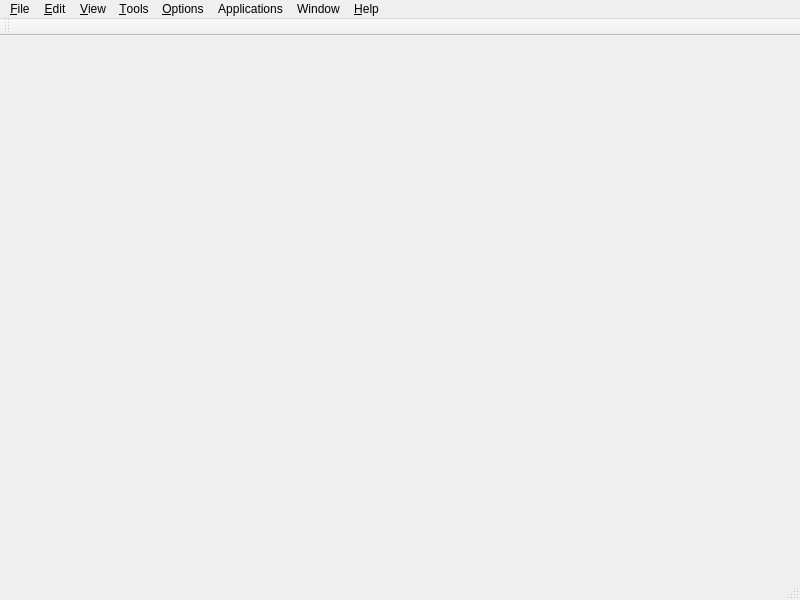
<?xml version="1.0" encoding="UTF-8"?>
<ui version="4.0">
 <class>MainWindow</class>
 <widget class="QMainWindow" name="MainWindow">
  <property name="geometry">
   <rect>
    <x>0</x>
    <y>0</y>
    <width>800</width>
    <height>600</height>
   </rect>
  </property>
  <property name="font">
   <font>
    <family>Arial</family>
   </font>
  </property>
  <property name="windowTitle">
   <string>1.0</string>
  </property>
  <property name="iconSize">
   <size>
    <width>32</width>
    <height>32</height>
   </size>
  </property>
  <property name="toolButtonStyle">
   <enum>Qt::ToolButtonIconOnly</enum>
  </property>
  <property name="dockOptions">
   <set>QMainWindow::AllowTabbedDocks|QMainWindow::AnimatedDocks</set>
  </property>
  <widget class="QWidget" name="centralwidget"/>
  <widget class="QMenuBar" name="menubar">
   <property name="geometry">
    <rect>
     <x>0</x>
     <y>0</y>
     <width>800</width>
     <height>22</height>
    </rect>
   </property>
   <widget class="QMenu" name="menuFile">
    <property name="title">
     <string>&amp;File</string>
    </property>
    <widget class="QMenu" name="menuTrace_Project">
     <property name="title">
      <string>Trace Project</string>
     </property>
     <addaction name="actionLoad"/>
     <addaction name="actionLoad_from_a_file"/>
     <addaction name="actionSave"/>
     <addaction name="actionSave_As"/>
     <addaction name="actionAdd_Reference"/>
    </widget>
    <widget class="QMenu" name="menuLoad_into">
     <property name="title">
      <string>Expand current</string>
     </property>
     <addaction name="actionAddMask"/>
     <addaction name="actionAddNeuron_Network"/>
     <addaction name="actionTracing_result"/>
     <addaction name="actionV3D_Apo"/>
     <addaction name="actionJSON_Point_List"/>
    </widget>
    <widget class="QMenu" name="menuImport">
     <property name="title">
      <string>Import</string>
     </property>
     <addaction name="actionImage_Sequence"/>
     <addaction name="actionSparse_objects"/>
     <addaction name="actionTiles2"/>
    </widget>
    <widget class="QMenu" name="menuExport">
     <property name="title">
      <string>Export</string>
     </property>
     <addaction name="actionMask"/>
     <addaction name="actionSWC_Rescaling"/>
    </widget>
    <widget class="QMenu" name="menuOpen_Recent">
     <property name="statusTip">
      <string>Open a recently visited file</string>
     </property>
     <property name="title">
      <string>Open Recent</string>
     </property>
    </widget>
    <addaction name="actionNewProject"/>
    <addaction name="actionTiles"/>
    <addaction name="separator"/>
    <addaction name="actionOpen"/>
    <addaction name="actionAddSWC"/>
    <addaction name="menuOpen_Recent"/>
    <addaction name="menuLoad_into"/>
    <addaction name="menuTrace_Project"/>
    <addaction name="menuImport"/>
    <addaction name="separator"/>
    <addaction name="actionSave_Stack"/>
    <addaction name="actionSave_SWC"/>
    <addaction name="menuExport"/>
   </widget>
   <widget class="QMenu" name="menuEdit">
    <property name="title">
     <string>&amp;Edit</string>
    </property>
   </widget>
   <widget class="QMenu" name="menuView">
    <property name="title">
     <string>&amp;View</string>
    </property>
    <widget class="QMenu" name="menuAdjust">
     <property name="statusTip">
      <string>Show Brightness/Contrast adjustment dialog</string>
     </property>
     <property name="title">
      <string>Adjust</string>
     </property>
     <addaction name="actionBrightnessContrast"/>
     <addaction name="actionPen_Width_for_SWC_Display"/>
    </widget>
    <addaction name="actionNormal"/>
    <addaction name="actionProject"/>
    <addaction name="action3DView"/>
    <addaction name="actionOpen_3D_View_Without_Volume"/>
    <addaction name="menuAdjust"/>
    <addaction name="separator"/>
    <addaction name="actionAutosaved_Files"/>
   </widget>
   <widget class="QMenu" name="menuTools">
    <property name="title">
     <string>&amp;Tools</string>
    </property>
    <widget class="QMenu" name="menuProcess">
     <property name="title">
      <string>Process</string>
     </property>
     <widget class="QMenu" name="menuSegmentation">
      <property name="title">
       <string>Segmentation</string>
      </property>
      <addaction name="actionWatershed"/>
      <addaction name="actionConnected_Threshold"/>
     </widget>
     <widget class="QMenu" name="menuEdge_Detection">
      <property name="title">
       <string>Edge Detection</string>
      </property>
      <addaction name="actionCanny_Edge"/>
      <addaction name="actionEnhance_Line"/>
     </widget>
     <widget class="QMenu" name="menuBinary_Morphology">
      <property name="title">
       <string>Binary Morphology</string>
      </property>
      <addaction name="actionDilate"/>
      <addaction name="actionErode"/>
      <addaction name="actionSolidify"/>
      <addaction name="actionDistance_Map"/>
      <addaction name="actionSurface_detection"/>
      <addaction name="actionShortest_Path_Flow"/>
      <addaction name="actionExpand_Region"/>
      <addaction name="actionMorphological_Thinning"/>
     </widget>
     <widget class="QMenu" name="menuFilter">
      <property name="title">
       <string>Filter</string>
      </property>
      <addaction name="actionMedian_Filter"/>
      <addaction name="actionAnisotropic_Diffusion"/>
      <addaction name="actionMexican_Hat"/>
     </widget>
     <addaction name="actionBinarize"/>
     <addaction name="actionUpdate"/>
     <addaction name="actionExtract_Channel"/>
     <addaction name="actionSubtract_Background"/>
     <addaction name="actionUp_Down_Flip"/>
     <addaction name="menuFilter"/>
     <addaction name="menuBinary_Morphology"/>
     <addaction name="menuSegmentation"/>
     <addaction name="menuEdge_Detection"/>
    </widget>
    <widget class="QMenu" name="menuTrace">
     <property name="title">
      <string>Trace</string>
     </property>
     <addaction name="actionDisable"/>
     <addaction name="actionFit_Segment"/>
     <addaction name="actionTrace_Tube"/>
     <addaction name="actionAutomatic"/>
     <addaction name="actionAutomatic_Axon"/>
     <addaction name="actionFrom_SWC"/>
     <addaction name="actionTree_Preview"/>
     <addaction name="separator"/>
     <addaction name="actionBinary_SWC"/>
    </widget>
    <widget class="QMenu" name="menuTube">
     <property name="title">
      <string>Tube</string>
     </property>
     <addaction name="actionRefine_Ends"/>
     <addaction name="actionMerge"/>
     <addaction name="actionAutoMerge"/>
     <addaction name="actionRemove_Small"/>
    </widget>
    <widget class="QMenu" name="menuPuncta">
     <property name="title">
      <string>Puncta</string>
     </property>
     <addaction name="actionDisable_Mark_Puncta"/>
     <addaction name="actionMark_Puncta"/>
    </widget>
    <widget class="QMenu" name="menuSwc">
     <property name="title">
      <string>Swc</string>
     </property>
     <addaction name="actionEdit_Swc"/>
     <addaction name="actionRescale_Swc"/>
    </widget>
    <widget class="QMenu" name="menuQuery">
     <property name="title">
      <string>Query</string>
     </property>
     <addaction name="actionPixel"/>
     <addaction name="actionPosition"/>
    </widget>
    <widget class="QMenu" name="menuDiagnose">
     <property name="title">
      <string>Diagnose</string>
     </property>
     <addaction name="actionTrace_Mask"/>
     <addaction name="actionSeed_Mask"/>
     <addaction name="actionSWC_Edit_Stat"/>
    </widget>
    <addaction name="actionInvert"/>
    <addaction name="actionMake_Projection"/>
    <addaction name="actionMask_SWC"/>
    <addaction name="menuTrace"/>
    <addaction name="menuProcess"/>
    <addaction name="menuTube"/>
    <addaction name="menuPuncta"/>
    <addaction name="menuSwc"/>
    <addaction name="menuQuery"/>
    <addaction name="separator"/>
    <addaction name="actionTile_Manager_2"/>
    <addaction name="separator"/>
    <addaction name="menuDiagnose"/>
   </widget>
   <widget class="QMenu" name="menuOptions">
    <property name="title">
     <string>&amp;Options</string>
    </property>
    <addaction name="actionUpdate_Configuration"/>
   </widget>
   <widget class="QMenu" name="menuHelp">
    <property name="title">
     <string>&amp;Help</string>
    </property>
    <addaction name="actionAbout_iTube"/>
    <addaction name="actionShortcut"/>
    <addaction name="separator"/>
    <addaction name="actionDiagnosis"/>
   </widget>
   <widget class="QMenu" name="menuApplications">
    <property name="title">
     <string>Applications</string>
    </property>
    <widget class="QMenu" name="menuFLy_EM">
     <property name="title">
      <string>FLy EM</string>
     </property>
     <widget class="QMenu" name="menuFlyEmOpen">
      <property name="title">
       <string>Import</string>
      </property>
      <addaction name="actionImportFlyEmDatabase"/>
      <addaction name="actionDVID_Bundle"/>
      <addaction name="separator"/>
      <addaction name="actionAddFlyEmNeuron_Network"/>
      <addaction name="actionSynapse_Annotation"/>
      <addaction name="actionImportMask"/>
      <addaction name="actionImportSegmentation"/>
      <addaction name="actionAxon_Export"/>
      <addaction name="actionVolume_field"/>
      <addaction name="actionThumbnails_2"/>
      <addaction name="actionHDF5_Body"/>
      <addaction name="actionImportBoundBox"/>
      <addaction name="actionImportSeeds"/>
      <addaction name="actionImport_Sparsevol_Json"/>
     </widget>
     <widget class="QMenu" name="menuQuality_Control">
      <property name="title">
       <string>Quality Control</string>
      </property>
      <widget class="QMenu" name="menuError_Classification">
       <property name="title">
        <string>Error Classification</string>
       </property>
       <addaction name="actionErrorClassifcationTrain"/>
       <addaction name="actionErrorClassifcationEvaluate"/>
       <addaction name="actionErrorClassifcationPredict"/>
       <addaction name="actionErrorClassifcationComputeFeatures"/>
      </widget>
      <addaction name="menuError_Classification"/>
      <addaction name="actionFlyEmSelect"/>
      <addaction name="actionFlyEmSelect_connection"/>
      <addaction name="actionFlyEmGrow"/>
      <addaction name="actionCompare"/>
      <addaction name="actionClear_Decoration"/>
      <addaction name="actionExtract_body"/>
      <addaction name="actionLoop_Analysis"/>
      <addaction name="actionIdentify_Hot_Spot"/>
      <addaction name="actionBody_Touching_Analysis"/>
     </widget>
     <widget class="QMenu" name="menuTEM_Paper">
      <property name="title">
       <string>TEM Paper</string>
      </property>
      <addaction name="actionTem_Paper_Volume_Rendering"/>
      <addaction name="actionTem_Paper_Neuron_Type_Figure"/>
      <addaction name="actionMake_Movie"/>
      <addaction name="actionLoad_Data_Bundle"/>
      <addaction name="separator"/>
      <addaction name="actionShape_Matching"/>
     </widget>
     <widget class="QMenu" name="menuStatistics">
      <property name="title">
       <string>Statistics</string>
      </property>
      <addaction name="actionSynapse"/>
      <addaction name="actionSimilarity_Matrix"/>
      <addaction name="actionDendrogram"/>
      <addaction name="actionAssign_Clustering"/>
      <addaction name="actionMorphological_Features"/>
      <addaction name="actionFeature_Selection"/>
     </widget>
     <widget class="QMenu" name="menuDVID">
      <property name="title">
       <string>DVID</string>
      </property>
      <addaction name="actionGet_Grayscale"/>
      <addaction name="actionHot_Spot_Demo"/>
      <addaction name="actionSubmit_Skeletonize"/>
      <addaction name="actionLoad_Body_with_Grayscale"/>
      <addaction name="actionLoad_Large_Body"/>
      <addaction name="actionUpdate_Skeletons"/>
      <addaction name="actionCreate_Databundle"/>
      <addaction name="actionOperateDvid"/>
      <addaction name="actionGenerate_Local_Grayscale"/>
      <addaction name="actionUpload_Annotations"/>
     </widget>
     <widget class="QMenu" name="menuExport_2">
      <property name="title">
       <string>Export</string>
      </property>
      <addaction name="actionBundle"/>
      <addaction name="actionThumbnails"/>
      <addaction name="separator"/>
      <addaction name="actionOne_Column"/>
     </widget>
     <widget class="QMenu" name="menuSegmentation_2">
      <property name="title">
       <string>Segmentation</string>
      </property>
      <addaction name="actionSplit_Region"/>
      <addaction name="actionView_Labeled_Regions"/>
      <addaction name="actionCreate_ROI"/>
      <addaction name="actionExport_Segmentation_Result"/>
      <addaction name="actionHierarchical_Split"/>
      <addaction name="actionSegmentation_Project"/>
     </widget>
     <widget class="QMenu" name="menuNew">
      <property name="title">
       <string>New</string>
      </property>
      <addaction name="actionBody_Split_Project"/>
     </widget>
     <widget class="QMenu" name="menuProject">
      <property name="title">
       <string>Project</string>
      </property>
      <addaction name="actionFlyEmROI"/>
      <addaction name="actionMerge_Body_Project"/>
      <addaction name="actionProof"/>
     </widget>
     <widget class="QMenu" name="menuHackathon">
      <property name="title">
       <string>Hackathon</string>
      </property>
      <addaction name="actionHackathonConfigure"/>
      <addaction name="actionLoad_Named_Bodies"/>
      <addaction name="actionHackathonSimmat"/>
      <addaction name="actionHackathonEvaluate"/>
     </widget>
     <widget class="QMenu" name="menuSeven_Column">
      <property name="title">
       <string>Seven Column</string>
      </property>
      <addaction name="actionNeuroMorpho"/>
     </widget>
     <addaction name="menuNew"/>
     <addaction name="menuFlyEmOpen"/>
     <addaction name="menuExport_2"/>
     <addaction name="menuQuality_Control"/>
     <addaction name="actionFlyEmClone"/>
     <addaction name="menuStatistics"/>
     <addaction name="menuDVID"/>
     <addaction name="menuSegmentation_2"/>
     <addaction name="actionSkeletonization"/>
     <addaction name="actionExtract_Neuron"/>
     <addaction name="menuProject"/>
     <addaction name="actionSplit_Body"/>
     <addaction name="separator"/>
     <addaction name="menuHackathon"/>
     <addaction name="menuTEM_Paper"/>
     <addaction name="menuSeven_Column"/>
     <addaction name="separator"/>
     <addaction name="actionFlyEmSettings"/>
    </widget>
    <widget class="QMenu" name="menuBiocytin">
     <property name="title">
      <string>Biocytin</string>
     </property>
     <addaction name="actionGenerate_Mask"/>
     <addaction name="actionBigNeuron_Trace"/>
    </widget>
    <addaction name="menuFLy_EM"/>
    <addaction name="menuBiocytin"/>
   </widget>
   <widget class="QMenu" name="menuWindow">
    <property name="title">
     <string>Window</string>
    </property>
    <addaction name="actionStack_Window"/>
    <addaction name="actionProject_Window"/>
    <addaction name="action3D_Window"/>
   </widget>
   <addaction name="menuFile"/>
   <addaction name="menuEdit"/>
   <addaction name="menuView"/>
   <addaction name="menuTools"/>
   <addaction name="menuOptions"/>
   <addaction name="menuApplications"/>
   <addaction name="menuWindow"/>
   <addaction name="menuHelp"/>
  </widget>
  <widget class="QStatusBar" name="statusbar"/>
  <widget class="QToolBar" name="toolBar">
   <property name="windowTitle">
    <string>toolBar</string>
   </property>
   <property name="iconSize">
    <size>
     <width>24</width>
     <height>24</height>
    </size>
   </property>
   <attribute name="toolBarArea">
    <enum>TopToolBarArea</enum>
   </attribute>
   <attribute name="toolBarBreak">
    <bool>false</bool>
   </attribute>
  </widget>
  <action name="actionOpen">
   <property name="icon">
    <iconset resource="gui.qrc">
     <normaloff>:/images/open.png</normaloff>:/images/open.png</iconset>
   </property>
   <property name="text">
    <string>Open</string>
   </property>
   <property name="toolTip">
    <string>Open a file</string>
   </property>
   <property name="statusTip">
    <string>Open a file (.tif, .lsm or .swc)</string>
   </property>
   <property name="shortcut">
    <string>Ctrl+O</string>
   </property>
  </action>
  <action name="actionBinarize">
   <property name="text">
    <string>Binarize</string>
   </property>
   <property name="statusTip">
    <string>Binarize current stack</string>
   </property>
  </action>
  <action name="actionSolidify">
   <property name="text">
    <string>Solidify</string>
   </property>
   <property name="statusTip">
    <string>Solidify current stack</string>
   </property>
  </action>
  <action name="actionEnhance_Line">
   <property name="text">
    <string>Enhance Line</string>
   </property>
   <property name="statusTip">
    <string>Enhance line structure in current stack</string>
   </property>
  </action>
  <action name="actionDisable">
   <property name="checkable">
    <bool>true</bool>
   </property>
   <property name="icon">
    <iconset resource="gui.qrc">
     <normaloff>:/images/notrace.png</normaloff>:/images/notrace.png</iconset>
   </property>
   <property name="text">
    <string>Disable</string>
   </property>
   <property name="statusTip">
    <string>Disable interactive tracing activity</string>
   </property>
  </action>
  <action name="actionFit_Segment">
   <property name="checkable">
    <bool>true</bool>
   </property>
   <property name="icon">
    <iconset resource="gui.qrc">
     <normaloff>:/images/fitseg.png</normaloff>:/images/fitseg.png</iconset>
   </property>
   <property name="text">
    <string>Fit Segment</string>
   </property>
   <property name="statusTip">
    <string>Only fit a short segment</string>
   </property>
  </action>
  <action name="actionAutomatic">
   <property name="icon">
    <iconset resource="gui.qrc">
     <normaloff>:/images/autotrace.png</normaloff>:/images/autotrace.png</iconset>
   </property>
   <property name="text">
    <string>Automatic</string>
   </property>
   <property name="toolTip">
    <string>Automated tracing</string>
   </property>
   <property name="statusTip">
    <string>Fully automated tracing</string>
   </property>
  </action>
  <action name="actionTrace_Tube">
   <property name="checkable">
    <bool>true</bool>
   </property>
   <property name="checked">
    <bool>true</bool>
   </property>
   <property name="icon">
    <iconset resource="gui.qrc">
     <normaloff>:/images/tracetube.png</normaloff>:/images/tracetube.png</iconset>
   </property>
   <property name="text">
    <string>Trace A Branch</string>
   </property>
   <property name="statusTip">
    <string>Activiate the function of tracing a branch with mouse click</string>
   </property>
  </action>
  <action name="actionUpdate">
   <property name="text">
    <string>Update</string>
   </property>
   <property name="shortcut">
    <string>Ctrl+U</string>
   </property>
  </action>
  <action name="actionRefine_Ends">
   <property name="text">
    <string>Refine Ends</string>
   </property>
  </action>
  <action name="actionNormal">
   <property name="checkable">
    <bool>true</bool>
   </property>
   <property name="checked">
    <bool>true</bool>
   </property>
   <property name="text">
    <string>Normal</string>
   </property>
  </action>
  <action name="actionProject">
   <property name="checkable">
    <bool>true</bool>
   </property>
   <property name="text">
    <string>Z Project</string>
   </property>
   <property name="visible">
    <bool>true</bool>
   </property>
  </action>
  <action name="action3DView">
   <property name="checkable">
    <bool>false</bool>
   </property>
   <property name="text">
    <string>3D View</string>
   </property>
   <property name="visible">
    <bool>true</bool>
   </property>
  </action>
  <action name="actionBrightnessContrast">
   <property name="icon">
    <iconset resource="gui.qrc">
     <normaloff>:/images/bc.png</normaloff>:/images/bc.png</iconset>
   </property>
   <property name="text">
    <string>Brightness/Contrast</string>
   </property>
  </action>
  <action name="actionAbout_iTube">
   <property name="text">
    <string>About</string>
   </property>
   <property name="menuRole">
    <enum>QAction::AboutRole</enum>
   </property>
  </action>
  <action name="actionManual">
   <property name="text">
    <string>Manual</string>
   </property>
  </action>
  <action name="actionMerge">
   <property name="text">
    <string>Merge</string>
   </property>
   <property name="visible">
    <bool>false</bool>
   </property>
  </action>
  <action name="actionLoad">
   <property name="text">
    <string>Load</string>
   </property>
  </action>
  <action name="actionLoad_from_a_file">
   <property name="text">
    <string>Load From A File</string>
   </property>
  </action>
  <action name="actionSave">
   <property name="text">
    <string>Save</string>
   </property>
   <property name="toolTip">
    <string>Save project</string>
   </property>
   <property name="shortcut">
    <string/>
   </property>
  </action>
  <action name="actionSave_As">
   <property name="text">
    <string>Save As</string>
   </property>
  </action>
  <action name="actionAdd_Reference">
   <property name="text">
    <string>Add Reference</string>
   </property>
  </action>
  <action name="actionFrom_SWC">
   <property name="text">
    <string>From SWC</string>
   </property>
  </action>
  <action name="actionTree_Preview">
   <property name="checkable">
    <bool>true</bool>
   </property>
   <property name="icon">
    <iconset resource="gui.qrc">
     <normaloff>:/images/swcpreview.png</normaloff>:/images/swcpreview.png</iconset>
   </property>
   <property name="text">
    <string>Tree Preview</string>
   </property>
  </action>
  <action name="actionAutoMerge">
   <property name="text">
    <string>Merge</string>
   </property>
   <property name="toolTip">
    <string>Merge tubes automatically</string>
   </property>
   <property name="statusTip">
    <string>Merge tubes automatically</string>
   </property>
  </action>
  <action name="actionExtract_Channel">
   <property name="text">
    <string>Extract Channel</string>
   </property>
  </action>
  <action name="actionSave_Stack">
   <property name="text">
    <string>Save Stack</string>
   </property>
  </action>
  <action name="actionMark_Puncta">
   <property name="checkable">
    <bool>true</bool>
   </property>
   <property name="checked">
    <bool>false</bool>
   </property>
   <property name="text">
    <string>Mark Puncta</string>
   </property>
   <property name="toolTip">
    <string>Mark Puncta</string>
   </property>
  </action>
  <action name="actionDisable_Mark_Puncta">
   <property name="checkable">
    <bool>true</bool>
   </property>
   <property name="checked">
    <bool>true</bool>
   </property>
   <property name="text">
    <string>Disable Mark Puncta</string>
   </property>
   <property name="toolTip">
    <string>Disable Mark Puncta</string>
   </property>
  </action>
  <action name="actionAuto_Detect_Puncta">
   <property name="text">
    <string>Auto Detect</string>
   </property>
   <property name="toolTip">
    <string>Auto Detect Puncta</string>
   </property>
  </action>
  <action name="actionWatershed">
   <property name="text">
    <string>Watershed</string>
   </property>
  </action>
  <action name="actionConnected_Threshold">
   <property name="text">
    <string>Connected Threshold</string>
   </property>
  </action>
  <action name="actionCanny_Edge">
   <property name="text">
    <string>Canny Edge</string>
   </property>
  </action>
  <action name="actionDilate">
   <property name="text">
    <string>Dilate</string>
   </property>
  </action>
  <action name="actionErode">
   <property name="text">
    <string>Erode</string>
   </property>
  </action>
  <action name="actionMedian_Filter">
   <property name="text">
    <string>Median Filter</string>
   </property>
  </action>
  <action name="actionAnisotropic_Diffusion">
   <property name="text">
    <string>Anisotropic Diffusion</string>
   </property>
  </action>
  <action name="actionRemove_Small">
   <property name="text">
    <string>Remove Small...</string>
   </property>
   <property name="toolTip">
    <string>Remove Small Tube</string>
   </property>
  </action>
  <action name="actionEdit_Swc">
   <property name="text">
    <string>Edit Swc...</string>
   </property>
   <property name="toolTip">
    <string>Edit Swc Dialog</string>
   </property>
  </action>
  <action name="actionRescale_Swc">
   <property name="text">
    <string>Rescale Swc...</string>
   </property>
  </action>
  <action name="actionAutomatic_Axon">
   <property name="text">
    <string>Automatic Axon</string>
   </property>
  </action>
  <action name="actionDistance_Map">
   <property name="text">
    <string>Distance Map</string>
   </property>
  </action>
  <action name="action2D_Distance_Map">
   <property name="text">
    <string>2D Distance Map</string>
   </property>
  </action>
  <action name="actionShortest_Path_Flow">
   <property name="text">
    <string>Shortest Path Flow</string>
   </property>
  </action>
  <action name="actionExpand_Region">
   <property name="text">
    <string>Expand Region</string>
   </property>
  </action>
  <action name="actionExtract_Neuron">
   <property name="text">
    <string>Extract Neuron</string>
   </property>
  </action>
  <action name="actionSkeletonization">
   <property name="text">
    <string>Skeletonize</string>
   </property>
  </action>
  <action name="actionPixel">
   <property name="text">
    <string>Pixel</string>
   </property>
  </action>
  <action name="actionImport_Network">
   <property name="text">
    <string>Import Network</string>
   </property>
  </action>
  <action name="actionImage_Stack">
   <property name="text">
    <string>Image/Stack</string>
   </property>
  </action>
  <action name="actionSWC">
   <property name="text">
    <string>SWC</string>
   </property>
  </action>
  <action name="actionNeuron_Network">
   <property name="text">
    <string>Neuron Network</string>
   </property>
  </action>
  <action name="actionAddFlyEmNeuron_Network">
   <property name="text">
    <string>Neuron Network</string>
   </property>
  </action>
  <action name="actionSynapse_Annotation">
   <property name="text">
    <string>Synapse Annotation</string>
   </property>
  </action>
  <action name="actionAddSWC">
   <property name="text">
    <string>Load SWC</string>
   </property>
   <property name="shortcut">
    <string>Ctrl+T</string>
   </property>
  </action>
  <action name="actionAddNeuron_Network">
   <property name="text">
    <string>Neuron Network</string>
   </property>
  </action>
  <action name="actionV3D_Apo">
   <property name="text">
    <string>V3D Apo</string>
   </property>
  </action>
  <action name="actionV3D_Marker">
   <property name="text">
    <string>V3D Marker</string>
   </property>
  </action>
  <action name="actionExport">
   <property name="text">
    <string>Export</string>
   </property>
  </action>
  <action name="actionImage_Sequence">
   <property name="text">
    <string>Image Sequence</string>
   </property>
  </action>
  <action name="actionTracing_result">
   <property name="text">
    <string>Tracing Result</string>
   </property>
  </action>
  <action name="actionPosition">
   <property name="text">
    <string>Position</string>
   </property>
   <property name="shortcut">
    <string>Ctrl+F</string>
   </property>
  </action>
  <action name="actionImportMask">
   <property name="text">
    <string>Mask</string>
   </property>
  </action>
  <action name="actionImportSegmentation">
   <property name="text">
    <string>Segmentation</string>
   </property>
  </action>
  <action name="actionFlyEmSelect">
   <property name="text">
    <string>Select</string>
   </property>
  </action>
  <action name="actionFlyEmGrow">
   <property name="text">
    <string>Grow</string>
   </property>
  </action>
  <action name="actionCompare">
   <property name="text">
    <string>Compare</string>
   </property>
  </action>
  <action name="actionFlyEmClone">
   <property name="text">
    <string>Clone</string>
   </property>
  </action>
  <action name="actionClear_Decoration">
   <property name="text">
    <string>Clear Decoration</string>
   </property>
  </action>
  <action name="actionFlyEmSelect_connection">
   <property name="text">
    <string>Select connection</string>
   </property>
  </action>
  <action name="actionAxon_Export">
   <property name="text">
    <string>Axon</string>
   </property>
  </action>
  <action name="actionExtract_body">
   <property name="text">
    <string>Extract Body</string>
   </property>
  </action>
  <action name="actionCompute_Features">
   <property name="text">
    <string>Compute Features</string>
   </property>
  </action>
  <action name="actionMexican_Hat">
   <property name="text">
    <string>Mexican Hat</string>
   </property>
  </action>
  <action name="actionInvert">
   <property name="text">
    <string>Invert Intensity</string>
   </property>
  </action>
  <action name="actionFlyEmQATrain">
   <property name="text">
    <string>Train</string>
   </property>
  </action>
  <action name="actionUpdate_Configuration">
   <property name="text">
    <string>Update Configuration</string>
   </property>
  </action>
  <action name="actionErrorClassifcationTrain">
   <property name="text">
    <string>Train</string>
   </property>
  </action>
  <action name="actionErrorClassifcationPredict">
   <property name="text">
    <string>Predict</string>
   </property>
  </action>
  <action name="actionErrorClassifcationEvaluate">
   <property name="text">
    <string>Evaluate</string>
   </property>
  </action>
  <action name="actionErrorClassifcationComputeFeatures">
   <property name="text">
    <string>Compute Features</string>
   </property>
  </action>
  <action name="actionTem_Paper_Volume_Rendering">
   <property name="text">
    <string>Volume Rendering</string>
   </property>
  </action>
  <action name="actionTem_Paper_Neuron_Type_Figure">
   <property name="text">
    <string>Neuron Type Figure</string>
   </property>
  </action>
  <action name="actionBinary_SWC">
   <property name="text">
    <string>Binary -&gt; SWC</string>
   </property>
  </action>
  <action name="actionImportFlyEmDatabase">
   <property name="icon">
    <iconset resource="gui.qrc">
     <normaloff>:/images/open_database.png</normaloff>:/images/open_database.png</iconset>
   </property>
   <property name="text">
    <string>Database</string>
   </property>
   <property name="toolTip">
    <string>Import FlyEM data</string>
   </property>
   <property name="statusTip">
    <string>Import FlyEM data</string>
   </property>
  </action>
  <action name="actionMake_Movie">
   <property name="text">
    <string>Make Movie</string>
   </property>
  </action>
  <action name="actionOpen_3D_View_Without_Volume">
   <property name="text">
    <string>3D View w/o Volume</string>
   </property>
   <property name="toolTip">
    <string>3D View without Volume</string>
   </property>
   <property name="statusTip">
    <string>Open 3D view without volume rendering</string>
   </property>
  </action>
  <action name="actionLoop_Analysis">
   <property name="text">
    <string>Loop Analysis</string>
   </property>
  </action>
  <action name="actionMorphological_Thinning">
   <property name="text">
    <string>Morphological Thinning</string>
   </property>
  </action>
  <action name="actionAddMask">
   <property name="text">
    <string>Mask</string>
   </property>
  </action>
  <action name="actionMask">
   <property name="icon">
    <iconset resource="gui.qrc">
     <normaloff>:/images/save_mask.png</normaloff>:/images/save_mask.png</iconset>
   </property>
   <property name="text">
    <string>Mask</string>
   </property>
   <property name="toolTip">
    <string>Export Mask</string>
   </property>
   <property name="statusTip">
    <string>Export the current object mask to a file</string>
   </property>
  </action>
  <action name="actionShortcut">
   <property name="text">
    <string>Help</string>
   </property>
  </action>
  <action name="actionMake_Projection">
   <property name="text">
    <string>Make Projection</string>
   </property>
   <property name="statusTip">
    <string>Generate Z projection of a stack</string>
   </property>
  </action>
  <action name="actionMask_SWC">
   <property name="text">
    <string>Mask -&gt; SWC</string>
   </property>
   <property name="statusTip">
    <string>Create an SWC structure from the object mask</string>
   </property>
  </action>
  <action name="actionAutosaved_Files">
   <property name="text">
    <string>Autosaved Files</string>
   </property>
  </action>
  <action name="actionSynapse">
   <property name="text">
    <string>Synapse</string>
   </property>
  </action>
  <action name="actionDiagnosis">
   <property name="text">
    <string>Diagnosis</string>
   </property>
  </action>
  <action name="actionSave_SWC">
   <property name="text">
    <string>Save SWC</string>
   </property>
  </action>
  <action name="actionSimilarity_Matrix">
   <property name="text">
    <string>Similarity Matrix</string>
   </property>
  </action>
  <action name="actionSparse_objects">
   <property name="text">
    <string>Sparse objects</string>
   </property>
  </action>
  <action name="actionDendrogram">
   <property name="text">
    <string>Dendrogram</string>
   </property>
  </action>
  <action name="actionPen_Width_for_SWC_Display">
   <property name="text">
    <string>Pen Width for SWC Display</string>
   </property>
  </action>
  <action name="actionAssign_Clustering">
   <property name="text">
    <string>Assign Clustering</string>
   </property>
  </action>
  <action name="actionSWC_Rescaling">
   <property name="text">
    <string>Rescaled SWC</string>
   </property>
  </action>
  <action name="actionSurface_detection">
   <property name="text">
    <string>Surface Detection</string>
   </property>
  </action>
  <action name="actionMorphological_Features">
   <property name="text">
    <string>Morphological Features</string>
   </property>
  </action>
  <action name="actionFeature_Selection">
   <property name="text">
    <string>Feature Selection</string>
   </property>
   <property name="toolTip">
    <string>Select morphological features</string>
   </property>
   <property name="statusTip">
    <string>Select a morphological features for disinguishing neuron classes. The features are sorted by discriminant power.</string>
   </property>
  </action>
  <action name="actionGet_Grayscale">
   <property name="text">
    <string>Get Grayscale</string>
   </property>
  </action>
  <action name="actionTile_Manager">
   <property name="text">
    <string>Tile Manager</string>
   </property>
  </action>
  <action name="actionTile_Manager_2">
   <property name="text">
    <string>Tile Manager</string>
   </property>
  </action>
  <action name="actionTiles2">
   <property name="text">
    <string>Tiles</string>
   </property>
  </action>
  <action name="actionThumbnails">
   <property name="text">
    <string>Thumbnails</string>
   </property>
  </action>
  <action name="actionBundle">
   <property name="text">
    <string>Bundle</string>
   </property>
  </action>
  <action name="actionVolume_field">
   <property name="text">
    <string>Volume Entry</string>
   </property>
  </action>
  <action name="actionThumbnails_2">
   <property name="text">
    <string>Thumbnails</string>
   </property>
  </action>
  <action name="actionJSON_Point_List">
   <property name="text">
    <string>JSON Point List</string>
   </property>
  </action>
  <action name="actionIdentify_Hot_Spot">
   <property name="text">
    <string>Identify Hot Spot</string>
   </property>
  </action>
  <action name="actionHot_Spot_Demo">
   <property name="text">
    <string>Hot Spot Demo</string>
   </property>
  </action>
  <action name="actionHDF5_Body">
   <property name="text">
    <string>HDF5 Body</string>
   </property>
  </action>
  <action name="actionDVID_Bundle">
   <property name="icon">
    <iconset resource="gui.qrc">
     <normaloff>:/images/open_dvid.png</normaloff>:/images/open_dvid.png</iconset>
   </property>
   <property name="text">
    <string>DVID Bundle</string>
   </property>
  </action>
  <action name="actionSubmit_Skeletonize">
   <property name="text">
    <string>Submit Skeletonize</string>
   </property>
  </action>
  <action name="actionSplit_Region">
   <property name="text">
    <string>Split Region</string>
   </property>
   <property name="shortcut">
    <string>Shift+Space</string>
   </property>
  </action>
  <action name="actionLoad_Grayscale">
   <property name="text">
    <string>Load Grayscale</string>
   </property>
  </action>
  <action name="actionLoad_Body_with_Grayscale">
   <property name="text">
    <string>Load Body with Grayscale</string>
   </property>
  </action>
  <action name="actionFlyEmSettings">
   <property name="text">
    <string>Settings</string>
   </property>
  </action>
  <action name="actionView_Labeled_Regions">
   <property name="text">
    <string>View Labeled Regions</string>
   </property>
  </action>
  <action name="actionTiles">
   <property name="text">
    <string>Open Project</string>
   </property>
   <property name="shortcut">
    <string>Ctrl+R</string>
   </property>
  </action>
  <action name="actionLoad_Large_Body">
   <property name="text">
    <string>Load Large Body</string>
   </property>
  </action>
  <action name="actionBody_Split_Project">
   <property name="text">
    <string>Body Split Project</string>
   </property>
  </action>
  <action name="actionSplit_Body">
   <property name="icon">
    <iconset>
     <normalon>:/images/bodysplit.png</normalon>
    </iconset>
   </property>
   <property name="text">
    <string>Split Body Project</string>
   </property>
  </action>
  <action name="actionUpdate_Skeletons">
   <property name="text">
    <string>Update Skeletons</string>
   </property>
  </action>
  <action name="actionCreate_Databundle">
   <property name="text">
    <string>Create Data Bundle</string>
   </property>
  </action>
  <action name="actionCreate_ROI">
   <property name="text">
    <string>Create ROI</string>
   </property>
  </action>
  <action name="actionCreate_ROI_Project">
   <property name="text">
    <string>Create ROI Project</string>
   </property>
  </action>
  <action name="actionFlyEmROI">
   <property name="icon">
    <iconset resource="gui.qrc">
     <normaloff>:/images/roi.png</normaloff>:/images/roi.png</iconset>
   </property>
   <property name="text">
    <string>ROI</string>
   </property>
  </action>
  <action name="actionNewProject">
   <property name="text">
    <string>New Project</string>
   </property>
  </action>
  <action name="actionLoad_Data_Bundle">
   <property name="text">
    <string>Load Data Bundle</string>
   </property>
  </action>
  <action name="actionShape_Matching">
   <property name="text">
    <string>Shape Analysis</string>
   </property>
  </action>
  <action name="actionOne_Column">
   <property name="text">
    <string>One Column</string>
   </property>
  </action>
  <action name="actionOperateDvid">
   <property name="text">
    <string>Operate</string>
   </property>
  </action>
  <action name="actionGenerate_Local_Grayscale">
   <property name="text">
    <string>Generate Local Grayscale</string>
   </property>
  </action>
  <action name="actionExport_Segmentation_Result">
   <property name="text">
    <string>Export Result</string>
   </property>
  </action>
  <action name="actionBody_Touching_Analysis">
   <property name="text">
    <string>Side Boundary Analysis</string>
   </property>
  </action>
  <action name="actionImportBoundBox">
   <property name="text">
    <string>Bound Box</string>
   </property>
  </action>
  <action name="actionImportSeeds">
   <property name="text">
    <string>Seeds</string>
   </property>
  </action>
  <action name="actionUpload_Annotations">
   <property name="text">
    <string>Upload Annotations</string>
   </property>
  </action>
  <action name="actionMerge_Body_Project">
   <property name="icon">
    <iconset resource="gui.qrc">
     <normaloff>:/images/bodymerge.png</normaloff>:/images/bodymerge.png</iconset>
   </property>
   <property name="text">
    <string>Merge Body</string>
   </property>
  </action>
  <action name="actionHierarchical_Split">
   <property name="text">
    <string>Hierarchical Split</string>
   </property>
  </action>
  <action name="actionSegmentation_Project">
   <property name="text">
    <string>Segmentation Project</string>
   </property>
  </action>
  <action name="actionHackathonSimmat">
   <property name="text">
    <string>Generate Similarity Matrix</string>
   </property>
  </action>
  <action name="actionHackathonConfigure">
   <property name="text">
    <string>Configure</string>
   </property>
  </action>
  <action name="actionLoad_Named_Bodies">
   <property name="text">
    <string>Load Named Bodies</string>
   </property>
  </action>
  <action name="actionHackathonEvaluate">
   <property name="text">
    <string>Evaluate</string>
   </property>
  </action>
  <action name="actionProof">
   <property name="text">
    <string>Proofread</string>
   </property>
  </action>
  <action name="actionGenerate_Mask">
   <property name="text">
    <string>Generate Mask</string>
   </property>
  </action>
  <action name="actionBigNeuron_Trace">
   <property name="text">
    <string>BigNeuron Trace</string>
   </property>
  </action>
  <action name="actionSubtract_Background">
   <property name="text">
    <string>Subtract Background</string>
   </property>
  </action>
  <action name="actionImport_Sparsevol_Json">
   <property name="text">
    <string>Sparsevol Json</string>
   </property>
  </action>
  <action name="actionNeuroMorpho">
   <property name="text">
    <string>NeuroMorpho</string>
   </property>
  </action>
  <action name="actionTrace_Mask">
   <property name="text">
    <string>Trace Mask</string>
   </property>
  </action>
  <action name="actionSeed_Mask">
   <property name="text">
    <string>Foreground Mask</string>
   </property>
  </action>
  <action name="actionUp_Down_Flip">
   <property name="text">
    <string>Up-Down Flip</string>
   </property>
  </action>
  <action name="actionSWC_Edit_Stat">
   <property name="text">
    <string>SWC Edit Summary</string>
   </property>
  </action>
  <action name="actionProject_Window">
   <property name="text">
    <string>Projection Window</string>
   </property>
  </action>
  <action name="action3D_Window">
   <property name="text">
    <string>3D Window</string>
   </property>
  </action>
  <action name="actionStack_Window">
   <property name="text">
    <string>Stack Window</string>
   </property>
  </action>
 </widget>
 <resources>
  <include location="gui.qrc"/>
 </resources>
 <connections/>
</ui>
